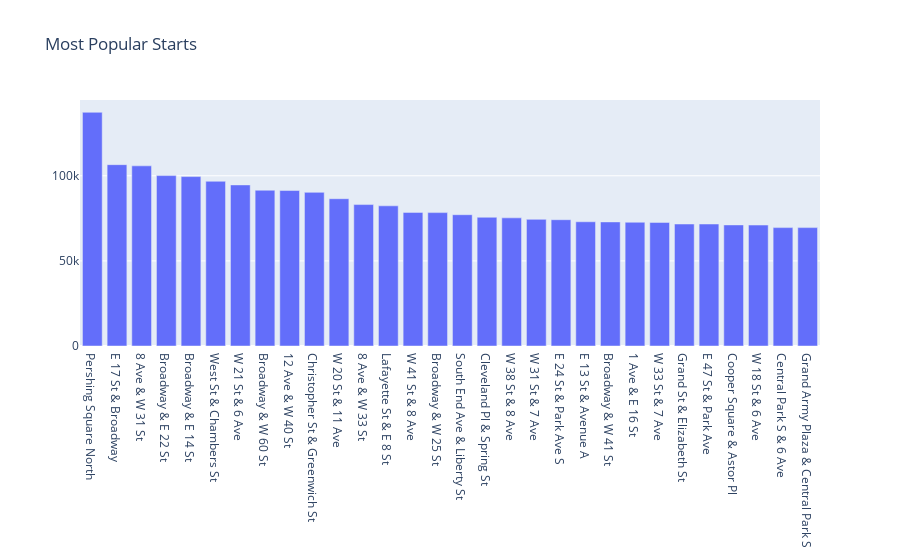

The notebook cell this image was saved under:
### Markdown cell above
## Find Most Popular Starts
Group by `start station name` and plot top ten.

### Code cell
df_start_station = df.groupby(['start station name']).size().nlargest(30).reset_index(name='trips')
bar_start_station = go.Bar(x=df_start_station['start station name'],
                           y=df_start_station['trips'])
layout_start_station = go.Layout(title='Most Popular Starts')
fig_start_station = go.Figure(data=[bar_start_station],
                              layout=layout_start_station)
iplot(fig_start_station)

### Figure 1 — Plotly figure (JSON) as saved in the notebook; plotly's stock layout.template omitted (floating-point values rounded to 4 significant figures)
{"data": [{"type": "bar", "x": ["Pershing Square North", "E 17 St & Broadway", "8 Ave & W 31 St", "Broadway & E 22 St", "Broadway & E 14 St", "West St & Chambers St", "W 21 St & 6 Ave", "Broadway & W 60 St", "12 Ave & W 40 St", "Christopher St & Greenwich St", "W 20 St & 11 Ave", "8 Ave & W 33 St", "Lafayette St & E 8 St", "W 41 St & 8 Ave", "Broadway & W 25 St", "South End Ave & Liberty St", "Cleveland Pl & Spring St", "W 38 St & 8 Ave", "W 31 St & 7 Ave", "E 24 St & Park Ave S", "E 13 St & Avenue A", "Broadway & W 41 St", "1 Ave & E 16 St", "W 33 St & 7 Ave", "Grand St & Elizabeth St", "E 47 St & Park Ave", "Cooper Square & Astor Pl", "W 18 St & 6 Ave", "Central Park S & 6 Ave", "Grand Army Plaza & Central Park S"], "y": [137277, 106519, 105820, 100096, 99516, 96750, 94621, 91506, 91330, 90241, 86511, 83077, 82329, 78488, 78355, 77121, 75616, 75269, 74386, 74185, 72973, 72891, 72692, 72583, 71660, 71659, 71128, 71043, 69545, 69542]}], "layout": {"title": {"text": "Most Popular Starts"}}}
